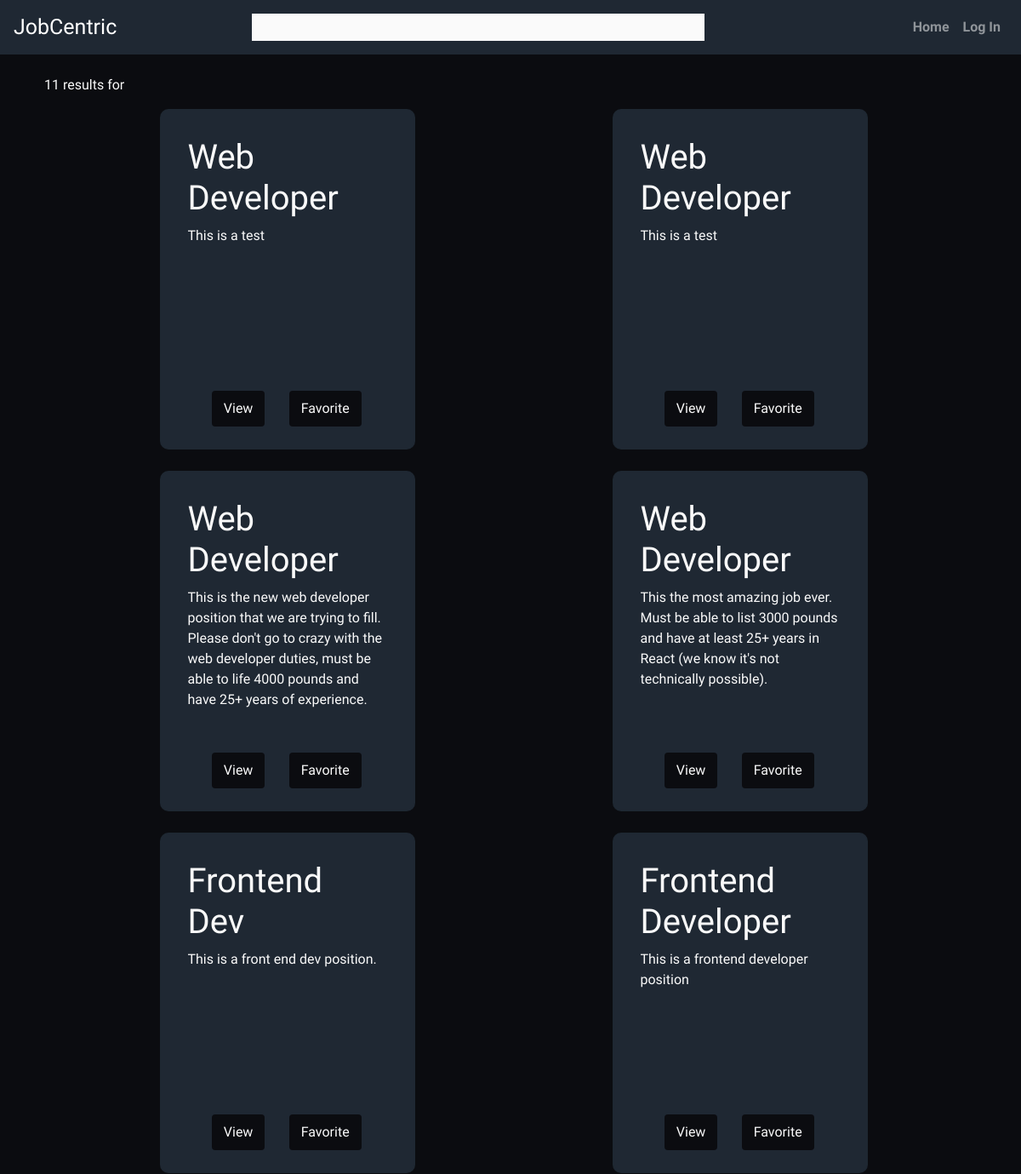
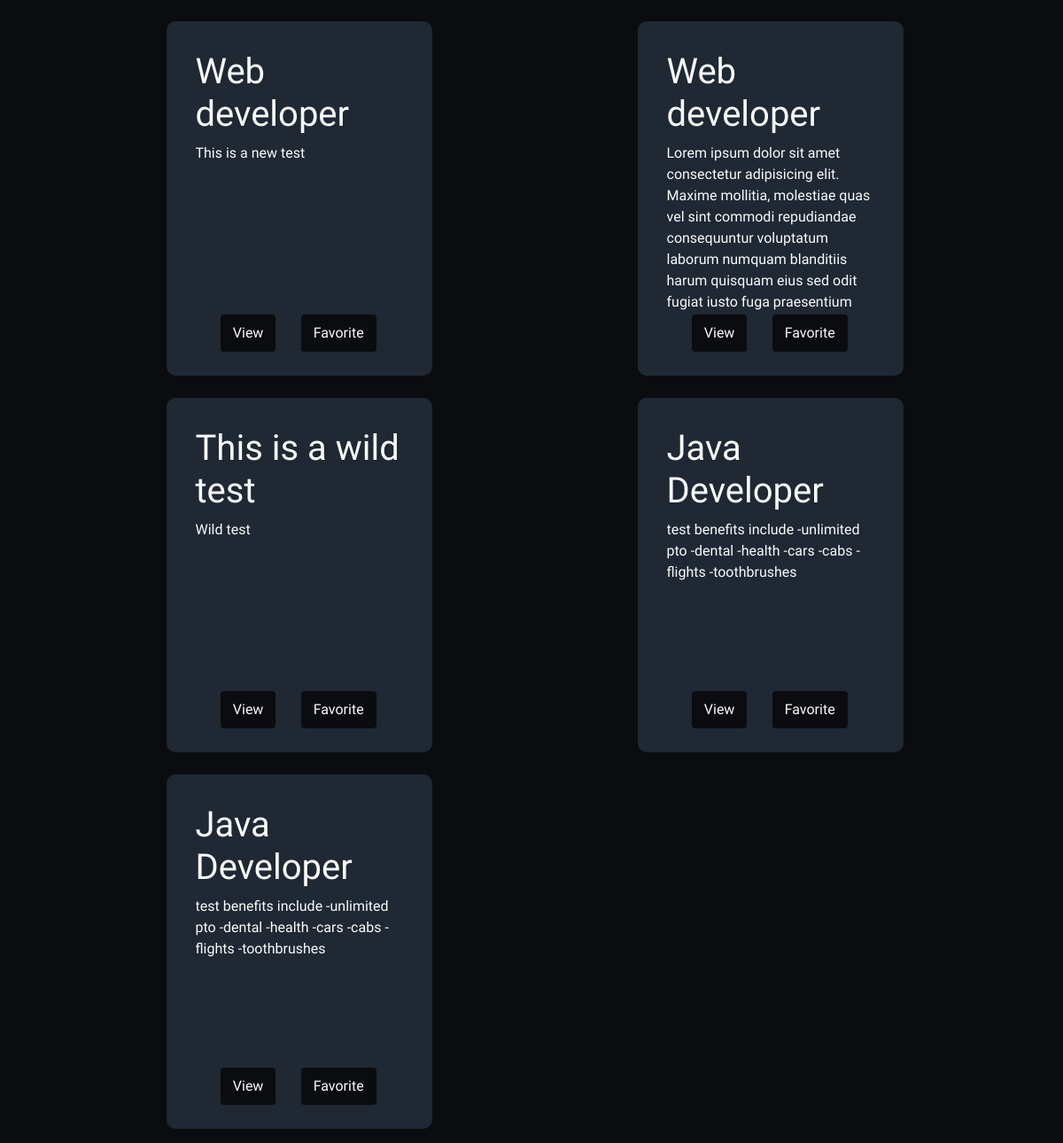
The page /search/ on the database as committed earlier (2 pictures, top to bottom).
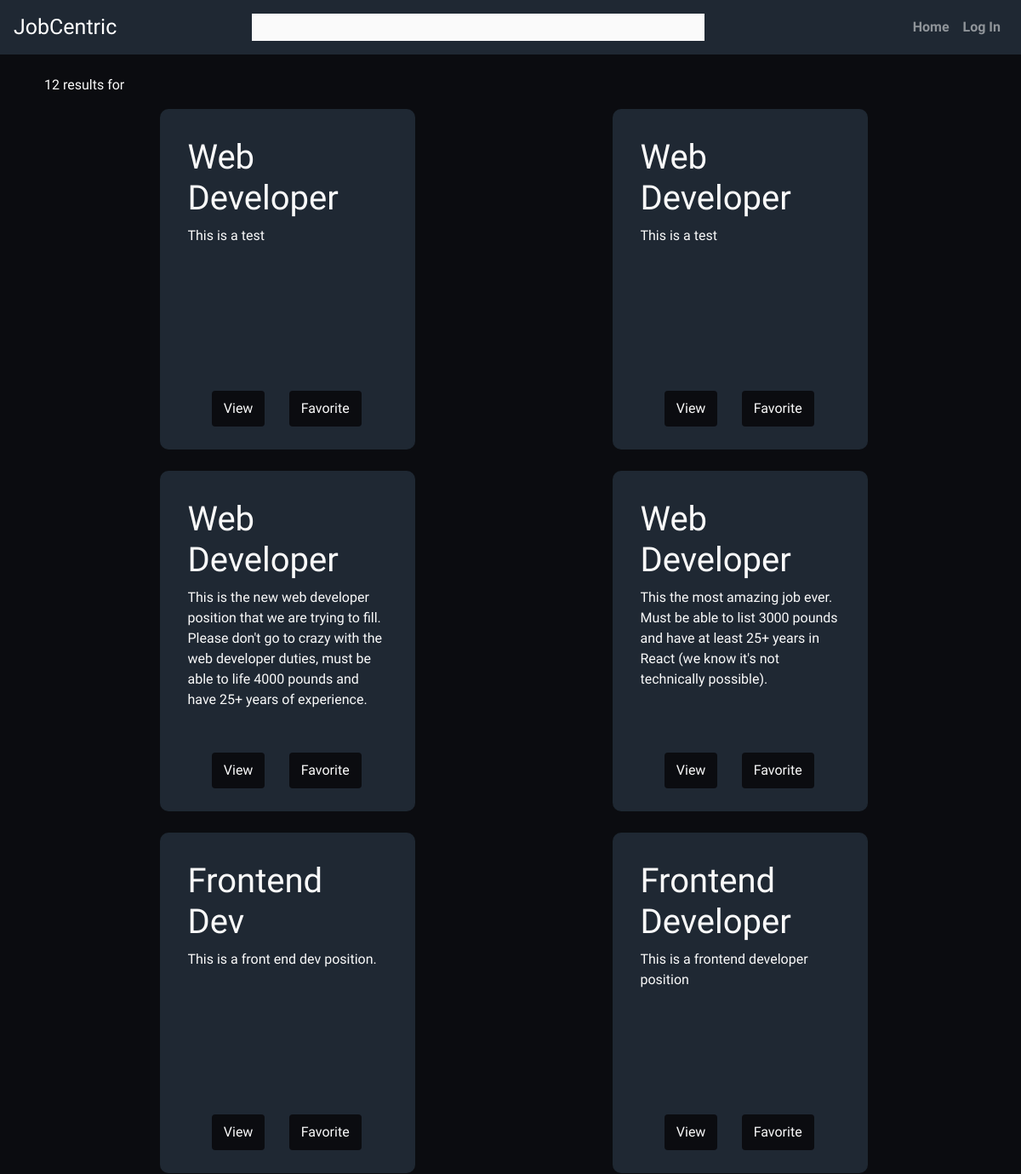
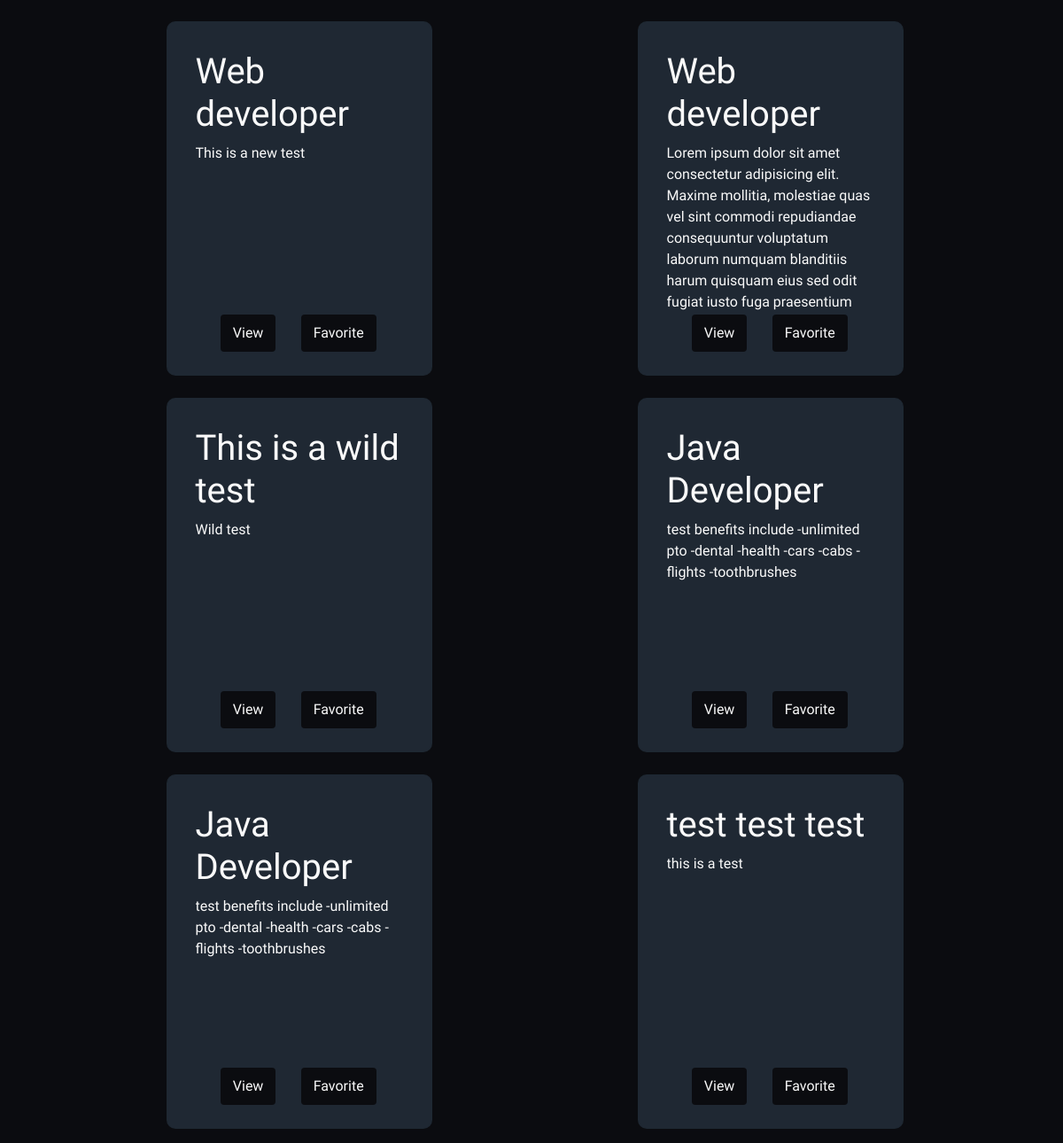
The same page on the database as committed later (2 pictures, top to bottom).
### job/models.py (models this page shows)
class Listing(models.Model):
    user = models.ForeignKey(User, on_delete=models.CASCADE, related_name="listing_user", default=0)
    applicants = models.ManyToManyField(User, symmetrical=False, related_name="listing_applicants")
    accepted_apps = models.ManyToManyField(User, symmetrical=False, related_name="progress")
    interviewing_apps = models.ManyToManyField(User, symmetrical=False, related_name="interviewing")
    offer_extended_apps = models.ManyToManyField(User, symmetrical=False, related_name="offered")
    hired_apps = models.ManyToManyField(User, symmetrical=False, related_name="hired")
    denied_apps = models.ManyToManyField(User, symmetrical=False, related_name="denied")
    favorited_by = models.ManyToManyField(User, symmetrical=False, related_name="favorited_by")
    title = models.CharField(max_length=300)
    description = models.TextField(max_length=1500)
    location = models.CharField(max_length=150)
    job_type = models.CharField(choices=JOB_TYPE, max_length=1)
    category = models.CharField(choices=CATEGORY_TYPE, max_length=1, blank=True)
    compensation = models.CharField(choices=SALARY_TYPE, max_length=2)
    post_date = models.DateField(default=datetime.now().strftime("%Y-%m-%d"))
    is_open = models.BooleanField(default=True)
    def __str__(self):
        return self.title

### job/views.py (the view)
# urls.py: path("search/", job_views.search_view),
def search_view(request):
    template = 'search.html'
    keywords = request.GET.get('query', '')
    print(keywords)
    results = searchAlgo(keywords)
    context = {
        'results': results,
        'keywords': keywords,
    }
    return render(request, 'search.html', context)

### job/helpers.py (called while the page is built)
def searchAlgo(q):
    q_set = []
    keywords = q.lower()
    for listing in Listing.objects.all():
        title = listing.title.lower()
        if title.find(keywords) != -1:
            print(listing, "match")
            q_set.append(listing)
    print(q_set)
    return q_set

### templates/search.html
{% extends 'base_template.html' %}{% block content %}
<br />
<div class="search__container" style="padding-left: 7px; color:white;">
  <p>{{results|length}} results for <strong>{{keywords}}</strong></p>
  <div class="search-noads__container">
    {% for listing in results %}
    <div class="search-listing__container" style="color:white;">
      <h1>{{listing.title}}</h1>
      <p>{{listing.description}}</p>
      <div class="search-footer__container">
        <button id="search-footer__button">
          <a href="/listing/{{listing.id}}/">View</a>
        </button>
        <button id="search-footer__button">
          <a href="/favorite/{{listing.id}}/">{% if not favorite %}Favorite{% else %}Unfavorite{% endif %}</a>
        </button>
      </div>
    </div>
    {% endfor %}
  </div>
</div>
{% endblock %}

Rows that differ between the two databases and show on the page:
added Listing: title "test test test", description "this is a test"
Other text that changed with them:
{{ results|length }}: "11" → "12"
